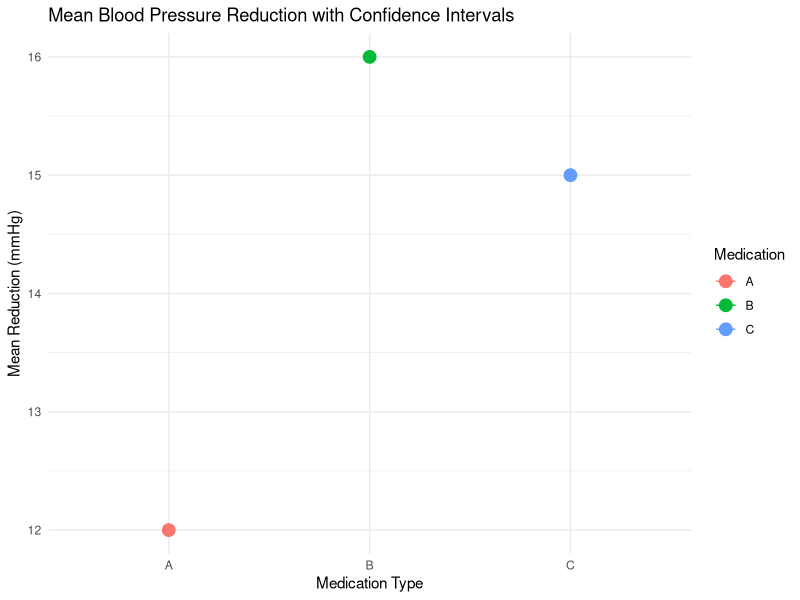

Write R code to recreate this figure. (Note: this script raises an error after producing the figure.)
library(tidyverse)
# Create a data frame for blood pressure reduction with 3 medications
data_one_way <- tibble(
  Medication = rep(c("A", "B", "C"), each = 5),
  Reduction = c(10, 12, 11, 13, 14, 15, 16, 14, 17, 18, 13, 15, 14, 16, 17)
)

# Display data
data_one_way

# Perform One-Way ANOVA
anova_one_way <- aov(Reduction ~ Medication, data = data_one_way)
summary(anova_one_way)
# မြန်မာလို significantဖြစ်သလား
# Perform post-hoc Tukey test
tukey_test <- TukeyHSD(anova_one_way)
print(tukey_test)

ggplot(data_one_way, aes(x = Medication, y = Reduction, color = Medication)) +
  stat_summary(fun = mean, geom = "point", size = 4) +
  stat_summary(fun.data = mean_cl_normal, geom = "errorbar", width = 0.2) +
  theme_minimal() +
  labs(title = "Mean Blood Pressure Reduction with Confidence Intervals", 
       x = "Medication Type", y = "Mean Reduction (mmHg)")
edit_git_config()